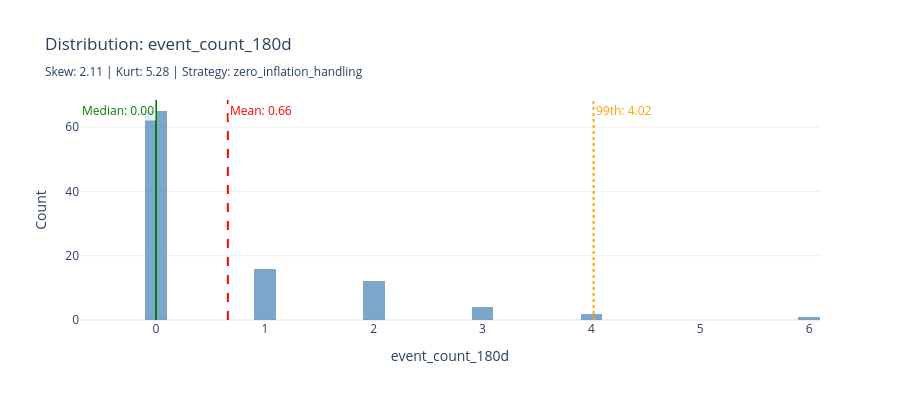
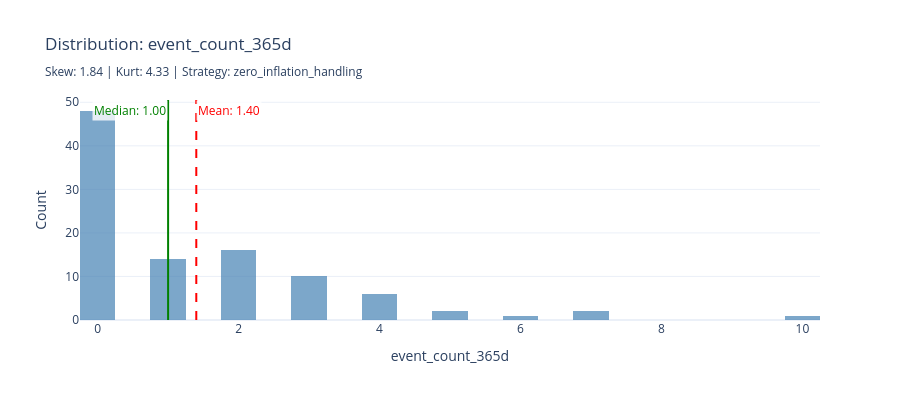
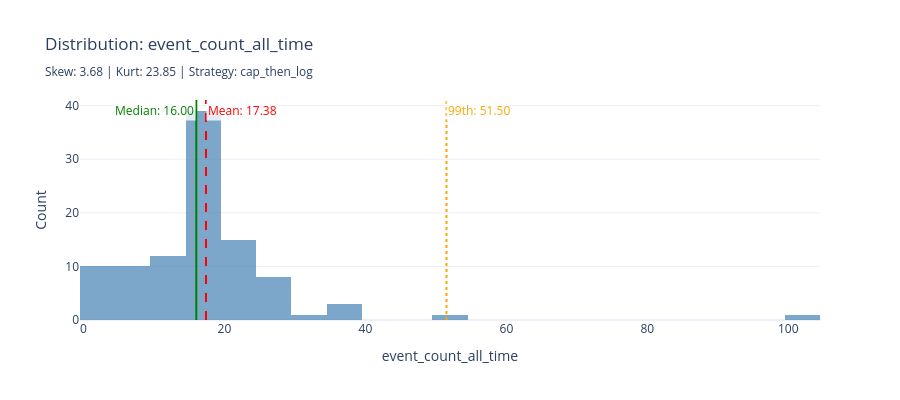
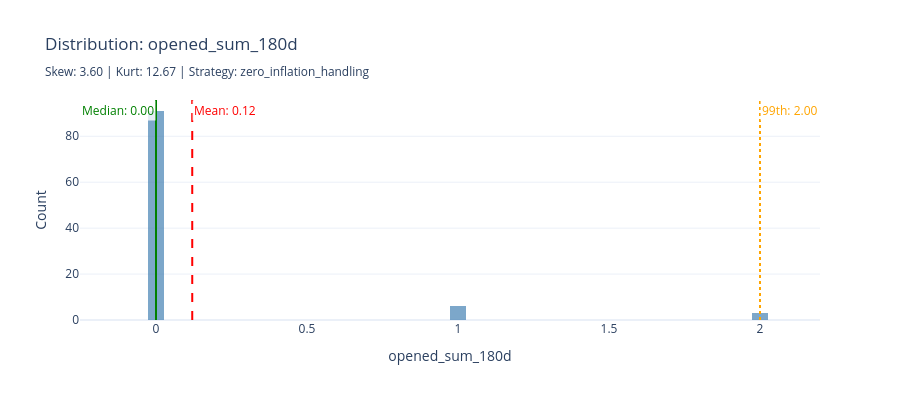

The notebook cell saved with these charts, in order:
### Markdown cell above
## 4.4 Numeric Columns Analysis

**📖 How to Interpret These Charts:**
- **Red dashed line** = Mean (sensitive to outliers)
- **Green solid line** = Median (robust to outliers)
- **Large gap between mean and median** = Skewed distribution
- **Long right tail** = Positive skew (common in count/amount data)

**📖 Understanding Distribution Metrics**

| Metric | Interpretation | Action |
|--------|---------------|--------|
| **Skewness** | Measures asymmetry | \|skew\| > 1: Consider log transform |
| **Kurtosis** | Measures tail heaviness | kurt > 10: Cap outliers before transform |
| **Zero %** | Percentage of zeros | > 40%: Use zero-inflation handling |

**📖 Transformation Decision Tree:**
1. If zeros > 40% → Create binary indicator + log(non-zeros)
2. If \|skewness\| > 1 AND kurtosis > 10 → Cap then log
3. If \|skewness\| > 1 → Log transform
4. If kurtosis > 10 → Cap outliers only
5. Otherwise → Standard scaling is sufficient

### Code cell
analyzer = DistributionAnalyzer()

numeric_cols = [
    name for name, col in findings.columns.items()
    if col.inferred_type in [ColumnType.NUMERIC_CONTINUOUS, ColumnType.NUMERIC_DISCRETE]
    and name not in TEMPORAL_METADATA_COLS
]

analyses = analyzer.analyze_dataframe(df, numeric_cols)
recommendations = {col: analyzer.recommend_transformation(analysis)
                   for col, analysis in analyses.items()}

for col_name in numeric_cols:
    col_info = findings.columns[col_name]
    analysis = analyses.get(col_name)
    rec = recommendations.get(col_name)

    print(f"\n{'='*70}")
    print(f"Column: {col_name}")
    print(f"Type: {col_info.inferred_type.value} (Confidence: {col_info.confidence:.0%})")
    print("-" * 70)

    if analysis:
        print("\U0001f4ca Distribution Statistics:")
        print(f"   Mean: {analysis.mean:.3f}  |  Median: {analysis.median:.3f}  |  Std: {analysis.std:.3f}")
        print(f"   Range: [{analysis.min_value:.3f}, {analysis.max_value:.3f}]")
        if analysis.percentiles:
            print(f"   Percentiles: 1%={analysis.percentiles.get('p1', 0):.3f}, 25%={analysis.q1:.3f}, 75%={analysis.q3:.3f}, 99%={analysis.percentiles.get('p99', 0):.3f}")
        print("\n\U0001f4c8 Shape Analysis:")
        skew_label = '(Right-skewed)' if analysis.skewness > 0.5 else '(Left-skewed)' if analysis.skewness < -0.5 else '(Symmetric)'
        print(f"   Skewness: {analysis.skewness:.2f} {skew_label}")
        kurt_label = '(Heavy tails/outliers)' if analysis.kurtosis > 3 else '(Light tails)'
        print(f"   Kurtosis: {analysis.kurtosis:.2f} {kurt_label}")
        print(f"   Zeros: {analysis.zero_count:,} ({analysis.zero_percentage:.1f}%)")
        print(f"   Outliers (IQR): {analysis.outlier_count_iqr:,} ({analysis.outlier_percentage:.1f}%)")

        if rec:
            print(f"\n\U0001f527 Recommended Transformation: {rec.recommended_transform.value}")
            print(f"   Reason: {rec.reason}")
            print(f"   Priority: {rec.priority}")
            if rec.warnings:
                for warn in rec.warnings:
                    print(f"   \u26a0\ufe0f {warn}")

    data = df[col_name].dropna()
    data_np = data.to_numpy()
    fig = go.Figure()

    fig.add_trace(go.Histogram(x=data_np, nbinsx=50, name='Distribution',
                                marker_color='steelblue', opacity=0.7))

    mean_val = float(data.mean())
    median_val = float(data.median())

    mean_position = "top right" if mean_val >= median_val else "top left"
    median_position = "top left" if mean_val >= median_val else "top right"

    fig.add_vline(
        x=mean_val, line_dash="dash", line_color="red",
        annotation_text=f"Mean: {mean_val:.2f}", annotation_position=mean_position,
        annotation_font_color="red", annotation_bgcolor="rgba(255,255,255,0.8)"
    )
    fig.add_vline(
        x=median_val, line_dash="solid", line_color="green",
        annotation_text=f"Median: {median_val:.2f}", annotation_position=median_position,
        annotation_font_color="green", annotation_bgcolor="rgba(255,255,255,0.8)"
    )

    if analysis and analysis.outlier_percentage > 5 and analysis.percentiles.get('p99') is not None:
        fig.add_vline(x=analysis.percentiles['p99'], line_dash="dot", line_color="orange",
                      annotation_text=f"99th: {analysis.percentiles['p99']:.2f}",
                      annotation_position="top right",
                      annotation_font_color="orange",
                      annotation_bgcolor="rgba(255,255,255,0.8)")

    transform_label = rec.recommended_transform.value if rec else "none"
    fig.update_layout(
        title=f"Distribution: {col_name}<br><sub>Skew: {analysis.skewness:.2f} | Kurt: {analysis.kurtosis:.2f} | Strategy: {transform_label}</sub>",
        xaxis_title=col_name, yaxis_title="Count",
        template='plotly_white', height=400
    )
    display_figure(fig)

### Figure 1 — Plotly figure (JSON) as saved in the notebook; plotly's stock layout.template omitted (floating-point values rounded to 4 significant figures)
{"data": [{"marker": {"color": "steelblue"}, "name": "Distribution", "nbinsx": 50, "opacity": 0.7, "type": "histogram", "x": [0, 0, 0, 0, 2, 3, 1, 0, 2, 2, 1, 0, 0, 0, 0, 0, 1, 0, 1, 1, 0, 0, 0, 4, 0, 0, 0, 1, 0, 0, 0, 0, 1, 0, 0, 0, 0, 0, 0, 0, 0, 0, 4, 0, 1, 0, 1, 6, 0, 1, 0, 0, 0, 0, 3, 1, 2, 0, 2, 0, 0, 0, 1, 0, 0, 2, 1, 1, 0, 0, 0, 0, 0, 0, 2, 0, 0, 0, 0, 1, 0, 0, 0, 0, 2, 3, 2, 0, 2, 2, 0, 2, 1, 3, 0, 0, 0, 0, 0, 0]}], "layout": {"annotations": [{"bgcolor": "rgba(255,255,255,0.8)", "font": {"color": "red"}, "showarrow": false, "text": "Mean: 0.66", "x": 0.66, "xanchor": "left", "xref": "x", "y": 1, "yanchor": "top", "yref": "y domain"}, {"bgcolor": "rgba(255,255,255,0.8)", "font": {"color": "green"}, "showarrow": false, "text": "Median: 0.00", "x": 0.0, "xanchor": "right", "xref": "x", "y": 1, "yanchor": "top", "yref": "y domain"}, {"bgcolor": "rgba(255,255,255,0.8)", "font": {"color": "orange"}, "showarrow": false, "text": "99th: 4.02", "x": 4.02, "xanchor": "left", "xref": "x", "y": 1, "yanchor": "top", "yref": "y domain"}], "height": 400, "shapes": [{"line": {"color": "red", "dash": "dash"}, "type": "line", "x0": 0.66, "x1": 0.66, "xref": "x", "y0": 0, "y1": 1, "yref": "y domain"}, {"line": {"color": "green", "dash": "solid"}, "type": "line", "x0": 0.0, "x1": 0.0, "xref": "x", "y0": 0, "y1": 1, "yref": "y domain"}, {"line": {"color": "orange", "dash": "dot"}, "type": "line", "x0": 4.02, "x1": 4.02, "xref": "x", "y0": 0, "y1": 1, "yref": "y domain"}], "title": {"text": "Distribution: event_count_180d<br><sub>Skew: 2.11 | Kurt: 5.28 | Strategy: zero_inflation_handling</sub>"}, "xaxis": {"title": {"text": "event_count_180d"}}, "yaxis": {"title": {"text": "Count"}}}}

### Figure 2 — Plotly figure (JSON) as saved in the notebook; plotly's stock layout.template omitted (floating-point values rounded to 4 significant figures)
{"data": [{"marker": {"color": "steelblue"}, "name": "Distribution", "nbinsx": 50, "opacity": 0.7, "type": "histogram", "x": [0, 0, 0, 1, 2, 3, 2, 1, 3, 3, 2, 0, 1, 0, 0, 0, 1, 1, 2, 1, 2, 0, 0, 5, 1, 3, 0, 2, 0, 0, 0, 1, 1, 0, 2, 0, 0, 2, 0, 0, 0, 0, 6, 0, 1, 0, 1, 10, 0, 2, 2, 0, 0, 0, 7, 2, 4, 0, 4, 0, 1, 0, 7, 0, 0, 3, 1, 2, 0, 0, 0, 2, 0, 0, 3, 2, 0, 0, 0, 2, 0, 0, 2, 0, 3, 5, 4, 0, 3, 3, 0, 4, 4, 4, 0, 1, 0, 3, 0, 0]}], "layout": {"annotations": [{"bgcolor": "rgba(255,255,255,0.8)", "font": {"color": "red"}, "showarrow": false, "text": "Mean: 1.40", "x": 1.4, "xanchor": "left", "xref": "x", "y": 1, "yanchor": "top", "yref": "y domain"}, {"bgcolor": "rgba(255,255,255,0.8)", "font": {"color": "green"}, "showarrow": false, "text": "Median: 1.00", "x": 1.0, "xanchor": "right", "xref": "x", "y": 1, "yanchor": "top", "yref": "y domain"}], "height": 400, "shapes": [{"line": {"color": "red", "dash": "dash"}, "type": "line", "x0": 1.4, "x1": 1.4, "xref": "x", "y0": 0, "y1": 1, "yref": "y domain"}, {"line": {"color": "green", "dash": "solid"}, "type": "line", "x0": 1.0, "x1": 1.0, "xref": "x", "y0": 0, "y1": 1, "yref": "y domain"}], "title": {"text": "Distribution: event_count_365d<br><sub>Skew: 1.84 | Kurt: 4.33 | Strategy: zero_inflation_handling</sub>"}, "xaxis": {"title": {"text": "event_count_365d"}}, "yaxis": {"title": {"text": "Count"}}}}

### Figure 3 — Plotly figure (JSON) as saved in the notebook; plotly's stock layout.template omitted (floating-point values rounded to 4 significant figures)
{"data": [{"marker": {"color": "steelblue"}, "name": "Distribution", "nbinsx": 50, "opacity": 0.7, "type": "histogram", "x": [28, 27, 33, 22, 23, 24, 22, 29, 17, 25, 16, 18, 18, 11, 12, 17, 20, 16, 20, 18, 17, 12, 28, 16, 21, 51, 7, 24, 16, 9, 3, 18, 16, 13, 20, 4, 5, 17, 3, 15, 13, 11, 35, 12, 16, 3, 36, 101, 24, 16, 16, 10, 17, 13, 23, 16, 17, 8, 20, 16, 17, 4, 27, 37, 15, 17, 25, 19, 9, 21, 21, 19, 14, 13, 16, 18, 28, 5, 7, 16, 5, 1, 16, 13, 16, 19, 23, 7, 16, 17, 2, 19, 17, 16, 2, 16, 4, 18, 5, 4]}], "layout": {"annotations": [{"bgcolor": "rgba(255,255,255,0.8)", "font": {"color": "red"}, "showarrow": false, "text": "Mean: 17.38", "x": 17.38, "xanchor": "left", "xref": "x", "y": 1, "yanchor": "top", "yref": "y domain"}, {"bgcolor": "rgba(255,255,255,0.8)", "font": {"color": "green"}, "showarrow": false, "text": "Median: 16.00", "x": 16.0, "xanchor": "right", "xref": "x", "y": 1, "yanchor": "top", "yref": "y domain"}, {"bgcolor": "rgba(255,255,255,0.8)", "font": {"color": "orange"}, "showarrow": false, "text": "99th: 51.50", "x": 51.5, "xanchor": "left", "xref": "x", "y": 1, "yanchor": "top", "yref": "y domain"}], "height": 400, "shapes": [{"line": {"color": "red", "dash": "dash"}, "type": "line", "x0": 17.38, "x1": 17.38, "xref": "x", "y0": 0, "y1": 1, "yref": "y domain"}, {"line": {"color": "green", "dash": "solid"}, "type": "line", "x0": 16.0, "x1": 16.0, "xref": "x", "y0": 0, "y1": 1, "yref": "y domain"}, {"line": {"color": "orange", "dash": "dot"}, "type": "line", "x0": 51.5, "x1": 51.5, "xref": "x", "y0": 0, "y1": 1, "yref": "y domain"}], "title": {"text": "Distribution: event_count_all_time<br><sub>Skew: 3.68 | Kurt: 23.85 | Strategy: cap_then_log</sub>"}, "xaxis": {"title": {"text": "event_count_all_time"}}, "yaxis": {"title": {"text": "Count"}}}}

### Figure 4 — Plotly figure (JSON) as saved in the notebook; plotly's stock layout.template omitted (floating-point values rounded to 4 significant figures)
{"data": [{"marker": {"color": "steelblue"}, "name": "Distribution", "nbinsx": 50, "opacity": 0.7, "type": "histogram", "x": [0, 0, 0, 0, 0, 1, 0, 0, 0, 2, 0, 0, 0, 0, 0, 0, 0, 0, 0, 0, 0, 0, 0, 1, 0, 0, 0, 0, 0, 0, 0, 0, 0, 0, 0, 0, 0, 0, 0, 0, 0, 0, 1, 0, 0, 0, 0, 0, 0, 1, 0, 0, 0, 0, 0, 0, 1, 0, 2, 0, 0, 0, 0, 0, 0, 0, 0, 0, 0, 0, 0, 0, 0, 0, 0, 0, 0, 0, 0, 0, 0, 0, 0, 0, 2, 1, 0, 0, 0, 0, 0, 0, 0, 0, 0, 0, 0, 0, 0, 0]}], "layout": {"annotations": [{"bgcolor": "rgba(255,255,255,0.8)", "font": {"color": "red"}, "showarrow": false, "text": "Mean: 0.12", "x": 0.12, "xanchor": "left", "xref": "x", "y": 1, "yanchor": "top", "yref": "y domain"}, {"bgcolor": "rgba(255,255,255,0.8)", "font": {"color": "green"}, "showarrow": false, "text": "Median: 0.00", "x": 0.0, "xanchor": "right", "xref": "x", "y": 1, "yanchor": "top", "yref": "y domain"}, {"bgcolor": "rgba(255,255,255,0.8)", "font": {"color": "orange"}, "showarrow": false, "text": "99th: 2.00", "x": 2.0, "xanchor": "left", "xref": "x", "y": 1, "yanchor": "top", "yref": "y domain"}], "height": 400, "shapes": [{"line": {"color": "red", "dash": "dash"}, "type": "line", "x0": 0.12, "x1": 0.12, "xref": "x", "y0": 0, "y1": 1, "yref": "y domain"}, {"line": {"color": "green", "dash": "solid"}, "type": "line", "x0": 0.0, "x1": 0.0, "xref": "x", "y0": 0, "y1": 1, "yref": "y domain"}, {"line": {"color": "orange", "dash": "dot"}, "type": "line", "x0": 2.0, "x1": 2.0, "xref": "x", "y0": 0, "y1": 1, "yref": "y domain"}], "title": {"text": "Distribution: opened_sum_180d<br><sub>Skew: 3.60 | Kurt: 12.67 | Strategy: zero_inflation_handling</sub>"}, "xaxis": {"title": {"text": "opened_sum_180d"}}, "yaxis": {"title": {"text": "Count"}}}}
